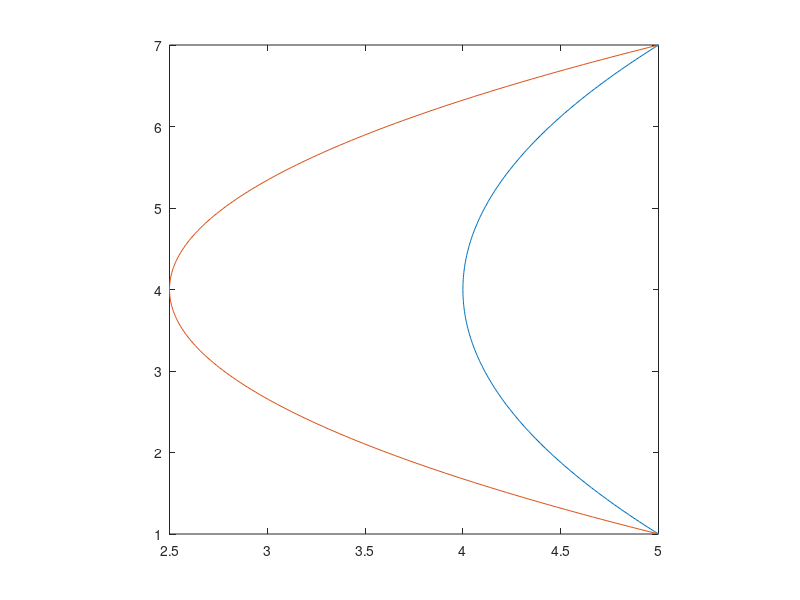

The MATLAB source for this figure:
s=[0,1,2];
x=[5,4,5];
t=0:.01:2;
sx=interp1(s,x,t,'spline');
y=[1,4,7];
sy=interp1(s,y,t,'spline');
plot(sx,sy)
axis square
s2=[2,3,4];
x2=[5,2.5,5];
y2=[7,4,1];
t2=2:0.01:4;
sx2=interp1(s2,x2,t2,'spline')
sy2=interp1(s2,y2,t2,'spline')
plot(x,y)
plot(sx,sy)
hold on
plot(sx2,sy2)
axis square
